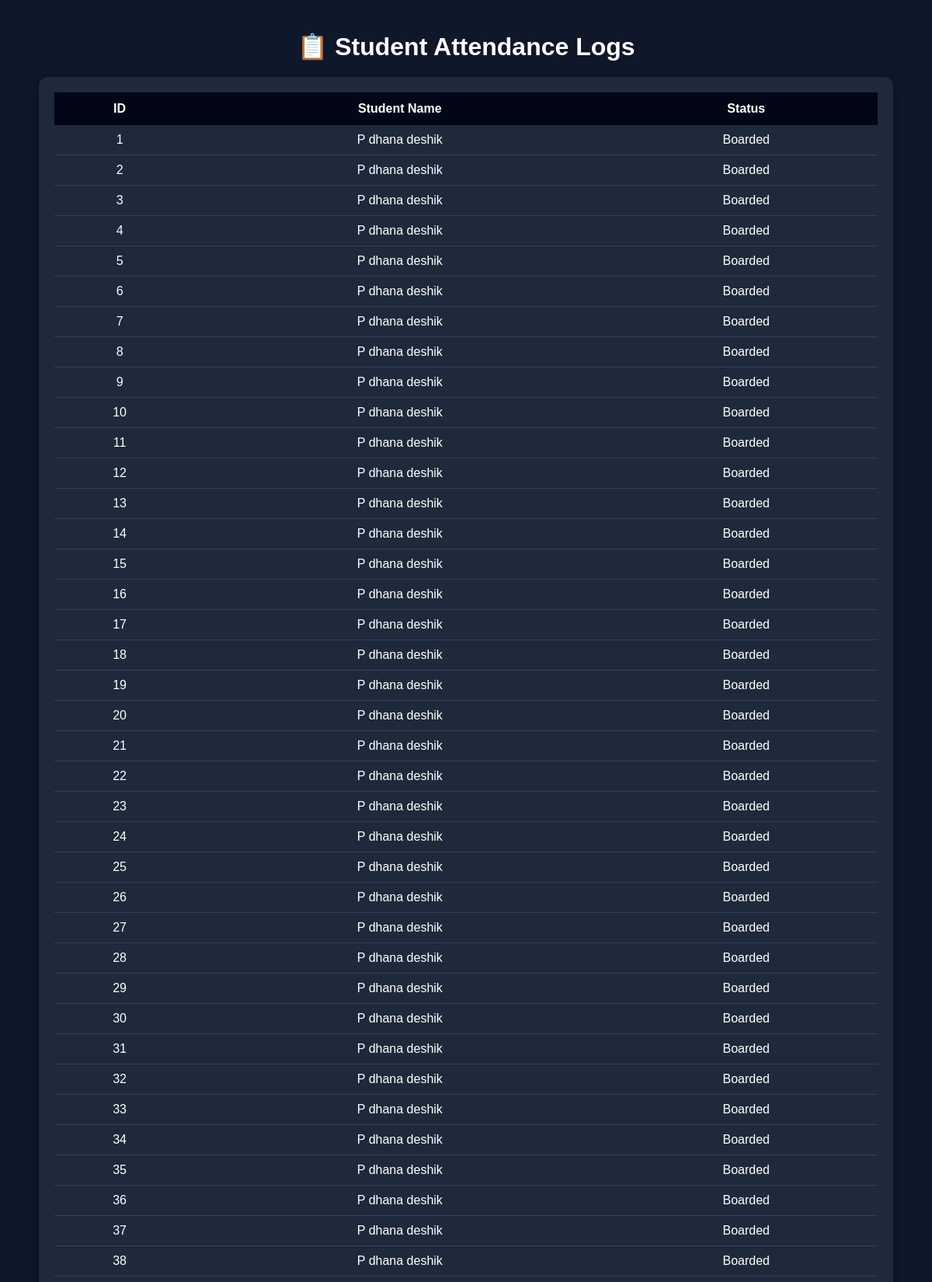
Page /attendance (signed in, upper part) on the committed database.
### server.py (models this page shows)
class Attendance(db.Model):
    id = db.Column(db.Integer, primary_key=True)
    student_name = db.Column(db.String(100))
    status = db.Column(db.String(20))

### server.py (the view)
@app.route('/attendance')
def attendance():
    if "admin" not in session:
        return redirect("/admin")
    records = Attendance.query.all()
    return render_template("attendance.html", attendance=records)

### templates/attendance.html (shortened to what this page needs)
<!DOCTYPE html>
<html>
<head>
</head>
<body>
<div class="container">
<h1>📋 Student Attendance Logs</h1>
<div class="table-box">
<table>
<tr>
<th>ID</th>
<th>Student Name</th>
<th>Status</th>
</tr>
{% for a in attendance %}
<tr>
<td>{{a.id}}</td>
<td>{{a.student_name}}</td>
<td>{{a.status}}</td>
</tr>
{% endfor %}
</table>
</div>
<br>
</div>
</body>
</html>

### templates/attendance.html (style rules this page uses)
body { margin:0; font-family:Arial, Helvetica, sans-serif; background:#0f172a; color:white; text-align:center; }
.container { width:95%; max-width:1100px; margin:auto; padding:20px; }
h1 { margin-bottom:20px; }
.table-box { background:#1e293b; padding:20px; border-radius:12px; box-shadow:0 5px 15px rgba(0,0,0,0.4); overflow-x:auto; }
table { width:100%; border-collapse:collapse; }
th { background:#020617; padding:12px; }
td { padding:10px; border-bottom:1px solid #334155; }

### rows in the picture
Attendance: id "1", student_name "P dhana deshik", status "Boarded"
Attendance: id "2", student_name "P dhana deshik", status "Boarded"
Attendance: id "3", student_name "P dhana deshik", status "Boarded"
Attendance: id "4", student_name "P dhana deshik", status "Boarded"
Attendance: id "5", student_name "P dhana deshik", status "Boarded"
Attendance: id "6", student_name "P dhana deshik", status "Boarded"
Attendance: id "7", student_name "P dhana deshik", status "Boarded"
Attendance: id "8", student_name "P dhana deshik", status "Boarded"
Attendance: id "9", student_name "P dhana deshik", status "Boarded"
Attendance: id "10", student_name "P dhana deshik", status "Boarded"
Attendance: id "11", student_name "P dhana deshik", status "Boarded"
Attendance: id "12", student_name "P dhana deshik", status "Boarded"
Attendance: id "13", student_name "P dhana deshik", status "Boarded"
Attendance: id "14", student_name "P dhana deshik", status "Boarded"
Attendance: id "15", student_name "P dhana deshik", status "Boarded"
Attendance: id "16", student_name "P dhana deshik", status "Boarded"
Attendance: id "17", student_name "P dhana deshik", status "Boarded"
Attendance: id "18", student_name "P dhana deshik", status "Boarded"
Attendance: id "19", student_name "P dhana deshik", status "Boarded"
Attendance: id "20", student_name "P dhana deshik", status "Boarded"
Attendance: id "21", student_name "P dhana deshik", status "Boarded"
Attendance: id "22", student_name "P dhana deshik", status "Boarded"
Attendance: id "23", student_name "P dhana deshik", status "Boarded"
Attendance: id "24", student_name "P dhana deshik", status "Boarded"
Attendance: id "25", student_name "P dhana deshik", status "Boarded"
Attendance: id "26", student_name "P dhana deshik", status "Boarded"
Attendance: id "27", student_name "P dhana deshik", status "Boarded"
Attendance: id "28", student_name "P dhana deshik", status "Boarded"
Attendance: id "29", student_name "P dhana deshik", status "Boarded"
Attendance: id "30", student_name "P dhana deshik", status "Boarded"
Attendance: id "31", student_name "P dhana deshik", status "Boarded"
Attendance: id "32", student_name "P dhana deshik", status "Boarded"
Attendance: id "33", student_name "P dhana deshik", status "Boarded"
Attendance: id "34", student_name "P dhana deshik", status "Boarded"
Attendance: id "35", student_name "P dhana deshik", status "Boarded"
Attendance: id "36", student_name "P dhana deshik", status "Boarded"
Attendance: id "37", student_name "P dhana deshik", status "Boarded"
Attendance: id "38", student_name "P dhana deshik", status "Boarded"
